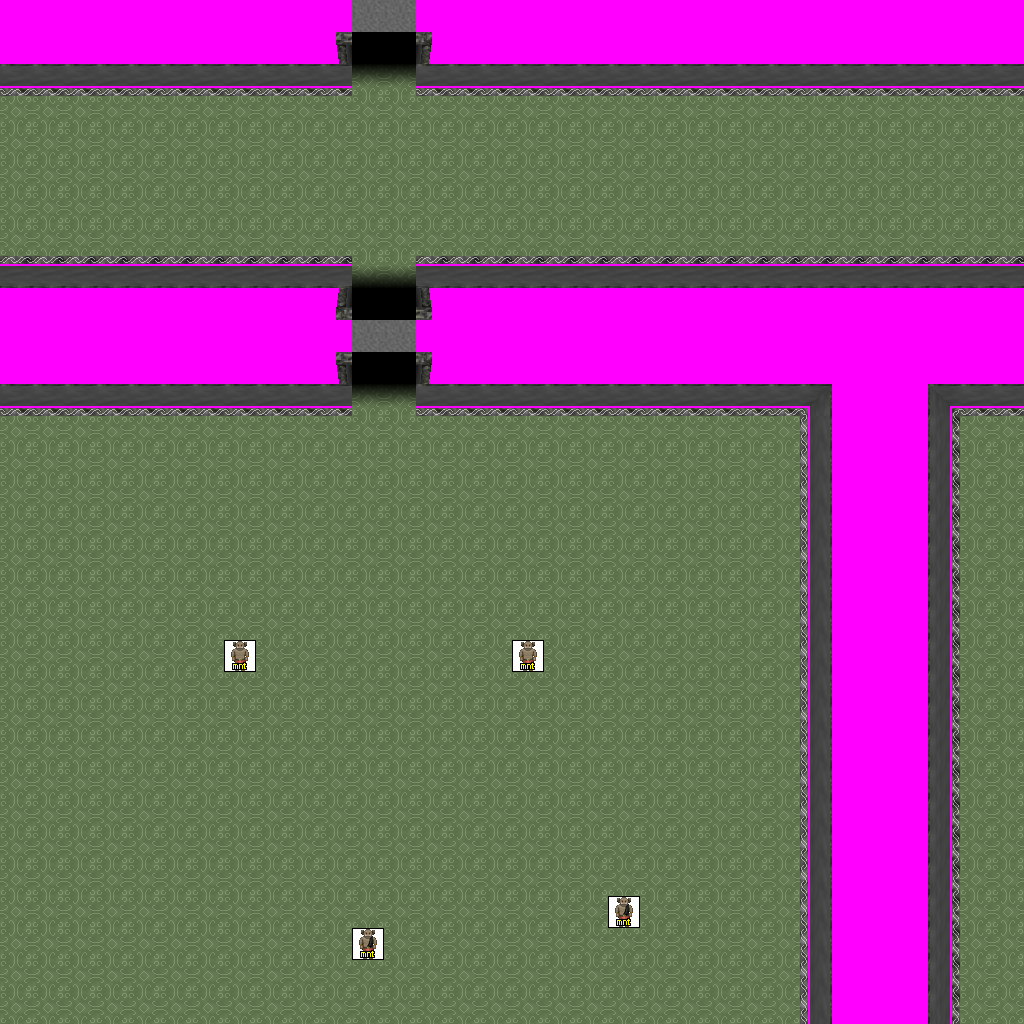

Below is a game level as drawn by its tile map, then a one-line description and the .tmx that defines it (tile-layer data replaced by summaries):
An orthogonal 32x32 tile map with 32x32 px tiles, 7 tile layers (Ground, Objects, Above, Walkable, ...), 5 tilesets and 12 objects (6x newmap, from_west_0, from_west_1, from_east_0, from_north_0, ...).

<map version="1.0" orientation="orthogonal" width="32" height="32" tilewidth="32" tileheight="32">
 <tileset firstgid="1" name="logic_creature_mountain_orc" tilewidth="32" tileheight="32">
  <image source="../drawable/logic_creature_mountain_orc.png" width="128" height="32" />
 </tileset>
 <tileset firstgid="5" name="ground_indoor_floor" tilewidth="32" tileheight="32">
  <image source="../drawable/ground_indoor_floor.png" width="96" height="32" />
 </tileset>
 <tileset firstgid="8" name="building_wall_int_grey" tilewidth="32" tileheight="32">
  <image source="../drawable/building_wall_int_grey.png" width="352" height="352" />
 </tileset>
 <tileset firstgid="129" name="building_entrance_grey" tilewidth="32" tileheight="32">
  <image source="../drawable/building_entrance_grey.png" width="160" height="160" />
 </tileset>
 <tileset firstgid="154" name="walkable_sentinel" tilewidth="32" tileheight="32">
  <image source="../drawable/walkable_sentinel.png" width="32" height="32" />
 </tileset>
 <layer name="Ground" width="32" height="32">
  <data>[1024 cells, 1018 non-empty, 12 distinct tile ids]</data>
 </layer>
 <layer name="Objects" width="32" height="32">
  <data>[1024 cells, 12 non-empty, 6 distinct tile ids]</data>
 </layer>
 <layer name="Above" width="32" height="32">
  <data>[1024 cells, 20 non-empty, 3 distinct tile ids]</data>
 </layer>
 <layer name="Walkable" width="32" height="32">
  <data>[1024 cells, 335 non-empty, 1 distinct tile ids]</data>
 </layer>
 <layer name="Objects_stendhal" width="32" height="32">
  <data>[1024 cells, 143 non-empty, 13 distinct tile ids]</data>
 </layer>
 <layer name="Above_stendhal" width="32" height="32">
  <data>[1024 cells, 0 non-empty, 0 distinct tile ids]</data>
 </layer>
 <layer name="Objects_stendhal2" width="32" height="32">
  <data>[1024 cells, 4 non-empty, 2 distinct tile ids]</data>
 </layer>
 <objectgroup name="Mapevents" width="32" height="32">
  <object name="exit_east_0" type="newmap" x="992" y="96" width="32" height="160">
   <properties>
    <property name="map" value="level_1_ados_abandoned_keep_x2_y2" />
    <property name="place" value="from_east_0" />
   </properties>
  </object>
  <object name="exit_east_1" type="newmap" x="992" y="416" width="32" height="608">
   <properties>
    <property name="map" value="level_1_ados_abandoned_keep_x2_y2" />
    <property name="place" value="from_east_1" />
   </properties>
  </object>
  <object name="exit_west_0" type="newmap" x="0" y="96" width="32" height="160">
   <properties>
    <property name="map" value="level_1_ados_abandoned_keep_x0_y2" />
    <property name="place" value="from_west_0" />
   </properties>
  </object>
  <object name="exit_south_0" type="newmap" x="0" y="992" width="800" height="32">
   <properties>
    <property name="map" value="level_1_ados_abandoned_keep_x1_y3" />
    <property name="place" value="from_south_0" />
   </properties>
  </object>
  <object name="exit_south_1" type="newmap" x="960" y="992" width="64" height="32">
   <properties>
    <property name="map" value="level_1_ados_abandoned_keep_x1_y3" />
    <property name="place" value="from_south_1" />
   </properties>
  </object>
  <object name="exit_north_0" type="newmap" x="352" y="0" width="64" height="32">
   <properties>
    <property name="map" value="level_1_ados_abandoned_keep_x1_y1" />
    <property name="place" value="from_north_0" />
   </properties>
  </object>
 </objectgroup>
 <objectgroup name="Spawn" width="32" height="32">
  <object name="from_west_0" x="992" y="160" width="32" height="32" />
  <object name="from_west_1" x="992" y="704" width="32" height="32" />
  <object name="from_east_0" x="0" y="160" width="32" height="32" />
  <object name="from_north_0" x="384" y="992" width="32" height="32" />
  <object name="from_north_1" x="992" y="992" width="32" height="32" />
  <object name="from_south_0" x="384" y="0" width="32" height="32" />
 </objectgroup>
 <objectgroup name="Keys" width="32" height="32" />
 <objectgroup name="Replace" width="32" height="32" />
</map>
